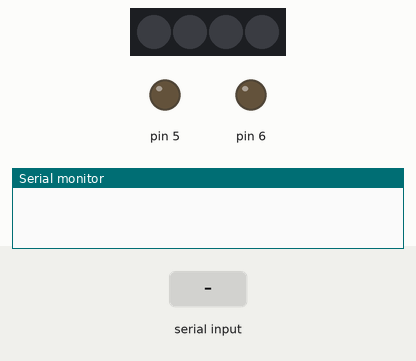
Simulated run of this sketch. Board: Arduino Uno, built with avr-gcc and run on an emulated ATmega328P. Parts: 4 RGB LEDs in strip order, left to right, output pins drawn as LEDs (lit = HIGH), the last lines printed to the serial monitor. Inputs (shaded band) come from the test bench.

Above: at 1.2 s.
1.3 s: "90 45 200 10 150\n" received over Serial
At 2.3 s:
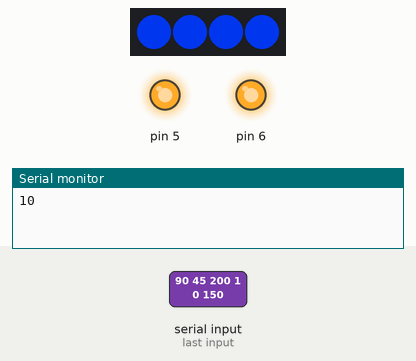
2.8 s: "200\n" received over Serial
At 3.8 s:
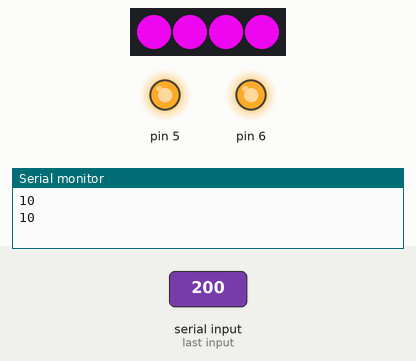
4.3 s: byte 10 ('\n') received over Serial
At 4.8 s:
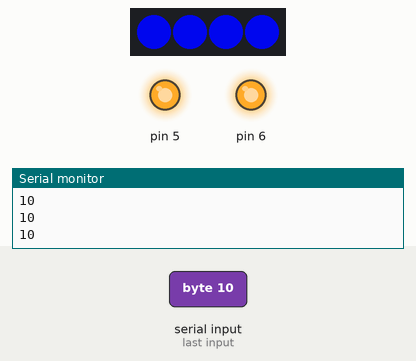
Timing chart, 0 to 7.3 s (numbered marks = the images above; inputs shaded):
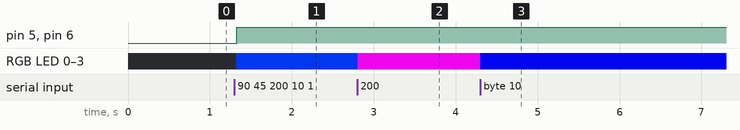

The sketch:

sketch_led_ventilo.ino
```cpp
//
// Parse incoming messages consisting of three decimal values followed by a carriage return
//  Example  "12 34 56\n"
//  In TouchDesigner:     op('serial1').send("12 34 56", terminator="\n")
//

#include <Adafruit_NeoPixel.h> // Charge la librairie Neo Pixel d'Adafruit utilisé pour piloter le ruban de LED

#define PIXEL_PIN 10 // On définit le pin où est connecté la patte DATA du bandeau
#define PIXEL_COUNT 4 // On définit le nombre de LED compris sur le Ruban de LED soit 150 pour le ruban de 5m50

Adafruit_NeoPixel strip = Adafruit_NeoPixel(PIXEL_COUNT, PIXEL_PIN, NEO_GRB + NEO_KHZ800); // Paramètre l'objet strip qui correspond à toute les LED du ruban


char buffer[15];   //maximum expected length
int len = 0;

void setup()
{
  strip.begin(); // Lance la connection
  strip.show(); // Initialise toute les led à 'off'
  Serial.begin(9600);
  pinMode(5, OUTPUT);
  pinMode(6, OUTPUT);
}
void loop()
{
    if (Serial.available() > 0)
    {
        int incomingByte = Serial.read();
        buffer[len++] = incomingByte;
        //
        // check for overflow
        //
        if (len >= 15)
        {
            // overflow, resetting
            len = 0;
        }
        //
        // check for newline (end of message)
        //
        if (incomingByte == '\n')
        {
            int red, green, blue, vent1, vent2;
            int n = sscanf(buffer, "%d %d %d %d %d", &red, &green, &blue, &vent1, &vent2);
            Serial.println(vent1);
            if (vent1 == 1)
            {
              digitalWrite(13, HIGH);
            }
            else
            {
              digitalWrite(13, LOW);

            }
            if (n == 5)
            {
                all(red, green, blue);

                digitalWrite(6, vent1);
                digitalWrite(5, vent2);

            }
            else
            {
                 // parsing error, reject
            }
            len = 0; // reset buffer counter
        }
    }
}


void all(int r, int v, int b)
{
   for(int i = 0 ; i < 4 ; i++)
  {
     strip.setPixelColor(i, r, v, b);
  }
  strip.show();
   delay(10);
}
```

Measured:
- after the input at 1.3 s, pin 5, pin 6: LOW → HIGH at once; RGB LED 0–3: off → RGB(0, 45, 200) at once
- after the input at 2.8 s, RGB LED 0–3: RGB(0, 45, 200) → RGB(200, 5, 200) at once
- after the input at 4.3 s, RGB LED 0–3: RGB(200, 5, 200) → RGB(0, 5, 200) at once
